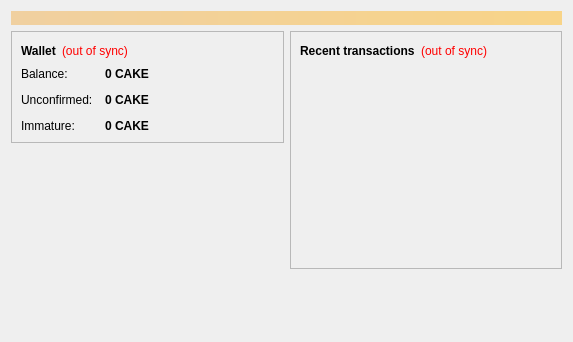
<?xml version="1.0" encoding="UTF-8"?>
<ui version="4.0">
 <class>OverviewPage</class>
 <widget class="QWidget" name="OverviewPage">
  <property name="geometry">
   <rect>
    <x>0</x>
    <y>0</y>
    <width>573</width>
    <height>342</height>
   </rect>
  </property>
  <property name="windowTitle">
   <string>Form</string>
  </property>
  <layout class="QVBoxLayout" name="topLayout">
   <item>
    <widget class="QLabel" name="labelAlerts">
     <property name="visible">
      <bool>false</bool>
     </property>
     <property name="styleSheet">
      <string notr="true">background-color: qlineargradient(x1: 0, y1: 0, x2: 1, y2: 0, stop:0 #F0D0A0, stop:1 #F8D488); color:#000000;</string>
     </property>
     <property name="wordWrap">
      <bool>true</bool>
     </property>
     <property name="margin">
      <number>3</number>
     </property>
    </widget>
   </item>
   <item>
    <layout class="QHBoxLayout" name="horizontalLayout" stretch="1,1">
     <item>
      <layout class="QVBoxLayout" name="verticalLayout_2">
       <item>
        <widget class="QFrame" name="frame">
         <property name="frameShape">
          <enum>QFrame::StyledPanel</enum>
         </property>
         <property name="frameShadow">
          <enum>QFrame::Raised</enum>
         </property>
         <layout class="QVBoxLayout" name="verticalLayout_4">
          <item>
           <layout class="QHBoxLayout" name="horizontalLayout_4">
            <item>
             <widget class="QLabel" name="label_5">
              <property name="font">
               <font>
                <weight>75</weight>
                <bold>true</bold>
               </font>
              </property>
              <property name="text">
               <string>Wallet</string>
              </property>
             </widget>
            </item>
            <item>
             <widget class="QLabel" name="labelWalletStatus">
              <property name="toolTip">
               <string>The displayed information may be out of date. Your wallet automatically synchronizes with the Cakecoin network after a connection is established, but this process has not completed yet.</string>
              </property>
              <property name="styleSheet">
               <string notr="true">QLabel { color: red; }</string>
              </property>
              <property name="text">
               <string notr="true">(out of sync)</string>
              </property>
              <property name="alignment">
               <set>Qt::AlignLeading|Qt::AlignLeft|Qt::AlignVCenter</set>
              </property>
             </widget>
            </item>
            <item>
             <spacer name="horizontalSpacer_2">
              <property name="orientation">
               <enum>Qt::Horizontal</enum>
              </property>
              <property name="sizeHint" stdset="0">
               <size>
                <width>40</width>
                <height>20</height>
               </size>
              </property>
             </spacer>
            </item>
           </layout>
          </item>
          <item>
           <layout class="QFormLayout" name="formLayout_2">
            <property name="fieldGrowthPolicy">
             <enum>QFormLayout::AllNonFixedFieldsGrow</enum>
            </property>
            <property name="horizontalSpacing">
             <number>12</number>
            </property>
            <property name="verticalSpacing">
             <number>12</number>
            </property>
            <item row="0" column="0">
             <widget class="QLabel" name="label">
              <property name="text">
               <string>Balance:</string>
              </property>
             </widget>
            </item>
            <item row="0" column="1">
             <widget class="QLabel" name="labelBalance">
              <property name="font">
               <font>
                <weight>75</weight>
                <bold>true</bold>
               </font>
              </property>
              <property name="cursor">
               <cursorShape>IBeamCursor</cursorShape>
              </property>
              <property name="toolTip">
               <string>Your current balance</string>
              </property>
              <property name="text">
               <string notr="true">0 CAKE</string>
              </property>
              <property name="textInteractionFlags">
               <set>Qt::LinksAccessibleByMouse|Qt::TextSelectableByKeyboard|Qt::TextSelectableByMouse</set>
              </property>
             </widget>
            </item>
            <item row="1" column="0">
             <widget class="QLabel" name="label_3">
              <property name="text">
               <string>Unconfirmed:</string>
              </property>
             </widget>
            </item>
            <item row="1" column="1">
             <widget class="QLabel" name="labelUnconfirmed">
              <property name="font">
               <font>
                <weight>75</weight>
                <bold>true</bold>
               </font>
              </property>
              <property name="cursor">
               <cursorShape>IBeamCursor</cursorShape>
              </property>
              <property name="toolTip">
               <string>Total of transactions that have yet to be confirmed, and do not yet count toward the current balance</string>
              </property>
              <property name="text">
               <string notr="true">0 CAKE</string>
              </property>
              <property name="textInteractionFlags">
               <set>Qt::LinksAccessibleByMouse|Qt::TextSelectableByKeyboard|Qt::TextSelectableByMouse</set>
              </property>
             </widget>
            </item>
            <item row="2" column="0">
             <widget class="QLabel" name="labelImmatureText">
              <property name="text">
               <string>Immature:</string>
              </property>
             </widget>
            </item>
            <item row="2" column="1">
             <widget class="QLabel" name="labelImmature">
              <property name="font">
               <font>
                <weight>75</weight>
                <bold>true</bold>
               </font>
              </property>
              <property name="toolTip">
               <string>Mined balance that has not yet matured</string>
              </property>
              <property name="text">
               <string notr="true">0 CAKE</string>
              </property>
              <property name="textInteractionFlags">
               <set>Qt::LinksAccessibleByMouse|Qt::TextSelectableByKeyboard|Qt::TextSelectableByMouse</set>
              </property>
             </widget>
            </item>
           </layout>
          </item>
         </layout>
        </widget>
       </item>
       <item>
        <spacer name="verticalSpacer">
         <property name="orientation">
          <enum>Qt::Vertical</enum>
         </property>
         <property name="sizeHint" stdset="0">
          <size>
           <width>20</width>
           <height>40</height>
          </size>
         </property>
        </spacer>
       </item>
      </layout>
     </item>
     <item>
      <layout class="QVBoxLayout" name="verticalLayout_3">
       <item>
        <widget class="QFrame" name="frame_2">
         <property name="frameShape">
          <enum>QFrame::StyledPanel</enum>
         </property>
         <property name="frameShadow">
          <enum>QFrame::Raised</enum>
         </property>
         <layout class="QVBoxLayout" name="verticalLayout">
          <item>
           <layout class="QHBoxLayout" name="horizontalLayout_2">
            <item>
             <widget class="QLabel" name="label_4">
              <property name="text">
               <string>&lt;b&gt;Recent transactions&lt;/b&gt;</string>
              </property>
             </widget>
            </item>
            <item>
             <widget class="QLabel" name="labelTransactionsStatus">
              <property name="toolTip">
               <string>The displayed information may be out of date. Your wallet automatically synchronizes with the Cakecoin network after a connection is established, but this process has not completed yet.</string>
              </property>
              <property name="styleSheet">
               <string notr="true">QLabel { color: red; }</string>
              </property>
              <property name="text">
               <string notr="true">(out of sync)</string>
              </property>
              <property name="alignment">
               <set>Qt::AlignRight|Qt::AlignTrailing|Qt::AlignVCenter</set>
              </property>
             </widget>
            </item>
            <item>
             <spacer name="horizontalSpacer">
              <property name="orientation">
               <enum>Qt::Horizontal</enum>
              </property>
              <property name="sizeHint" stdset="0">
               <size>
                <width>40</width>
                <height>20</height>
               </size>
              </property>
             </spacer>
            </item>
           </layout>
          </item>
          <item>
           <widget class="QListView" name="listTransactions">
            <property name="styleSheet">
             <string notr="true">QListView { background: transparent; }</string>
            </property>
            <property name="frameShape">
             <enum>QFrame::NoFrame</enum>
            </property>
            <property name="verticalScrollBarPolicy">
             <enum>Qt::ScrollBarAlwaysOff</enum>
            </property>
            <property name="horizontalScrollBarPolicy">
             <enum>Qt::ScrollBarAlwaysOff</enum>
            </property>
            <property name="selectionMode">
             <enum>QAbstractItemView::NoSelection</enum>
            </property>
           </widget>
          </item>
         </layout>
        </widget>
       </item>
       <item>
        <spacer name="verticalSpacer_2">
         <property name="orientation">
          <enum>Qt::Vertical</enum>
         </property>
         <property name="sizeHint" stdset="0">
          <size>
           <width>20</width>
           <height>40</height>
          </size>
         </property>
        </spacer>
       </item>
      </layout>
     </item>
    </layout>
   </item>
  </layout>
 </widget>
 <resources/>
 <connections/>
</ui>
